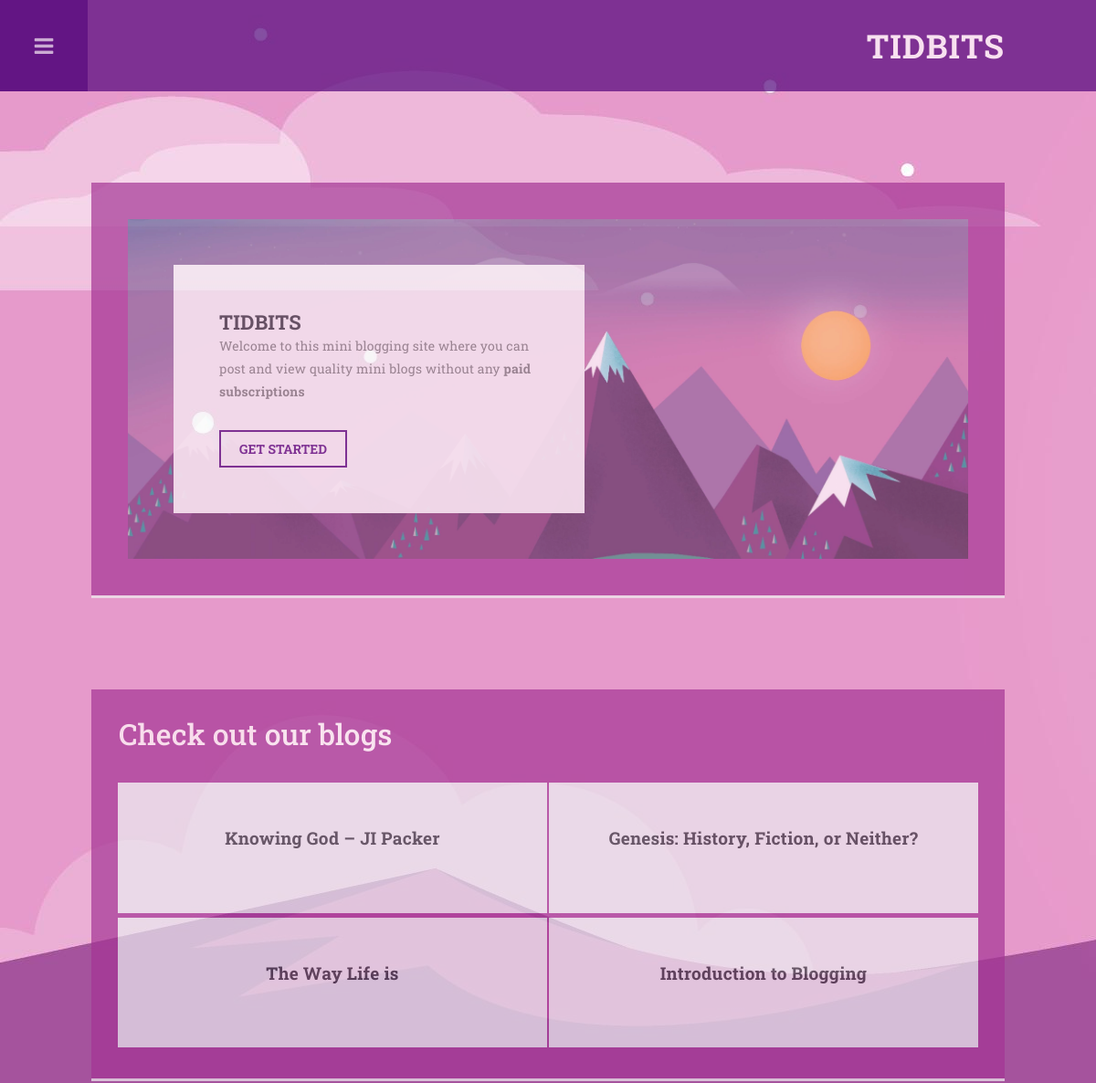
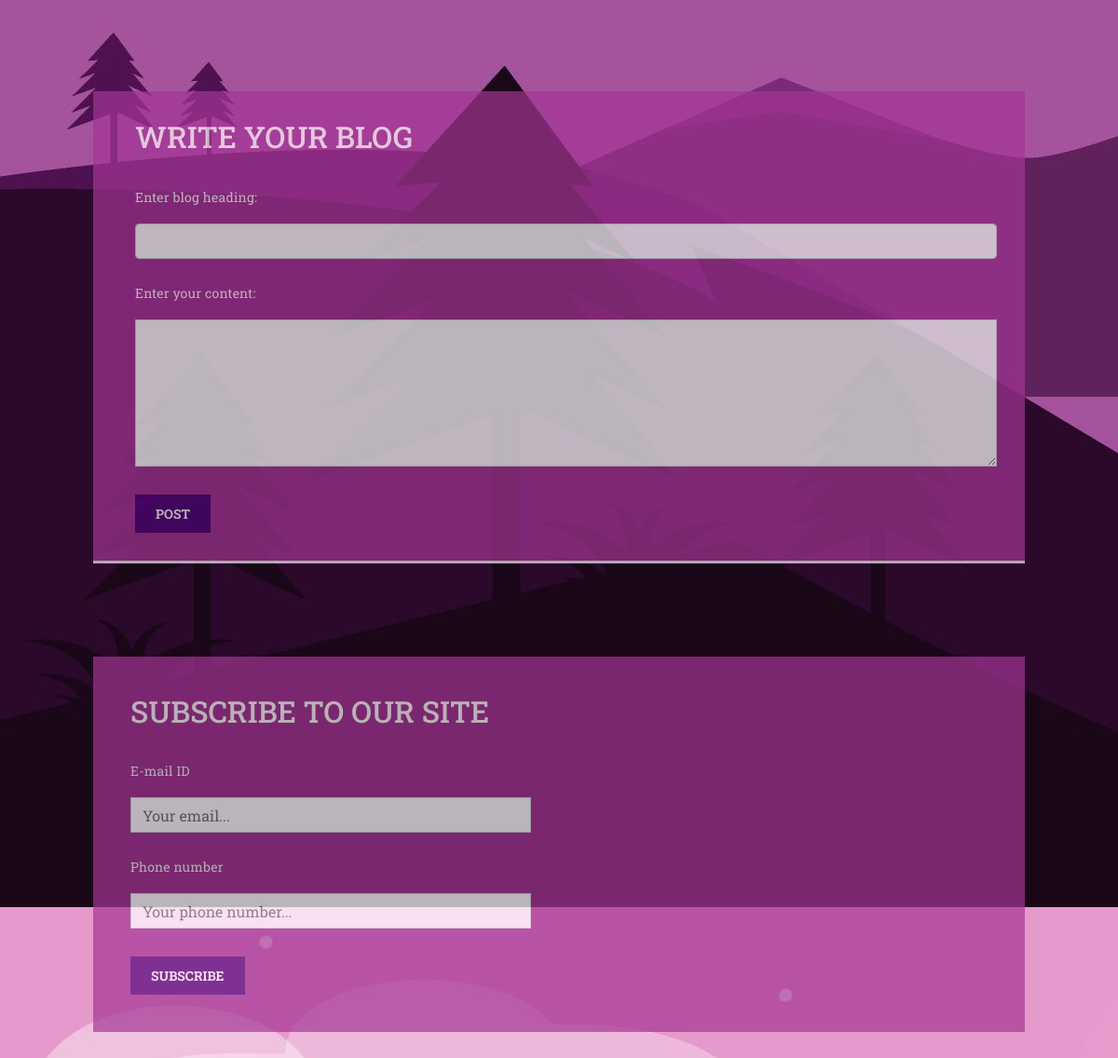
The page / on the database its author committed (2 pictures, top to bottom).
### tables this page shows
CREATE TABLE `content` (
  `id` int NOT NULL AUTO_INCREMENT,
  `user` varchar(255) DEFAULT NULL,
  `email` varchar(255) DEFAULT NULL,
  `blog` longblob,
  `heading` varchar(255) DEFAULT NULL,
  PRIMARY KEY (`id`)
);

### index.php (the view, shortened to what this page needs)
<?php
    include "connection.php";
    $flag = 1;
?>
        <!DOCTYPE html>
        <html lang="en" style="scroll-behavior: smooth">
        <head>
            <link href="vendor/bootstrap/css/bootstrap.min.css" rel="stylesheet">
            <link rel="stylesheet" href="assets/css/fontawesome.css">
            <link rel="stylesheet" href="assets/css/templatemo-style.css">
            <link rel="stylesheet" href="assets/css/owl.css">
        </head>
        <body class="is-preload" style="background-image: url(mountain.jpg);background-attachment: fixed;">
            <div id="wrapper" style="background-attachment: fixed;">
                <div id="main">
                    <div class="inner" style="opacity:0.7">
                        <header id="header">
                            <div class="logo">
                                <a href="index.php">TIDBITS</a>
                            </div>
                        </header>
                        <section class="main-banner" style="background-color:rgb(164, 54, 149);padding:40px;opacity:1;">
                            <div class="container-fluid">
                                <div class="row">
                                    <div class="col-md-12">
                                        <div class="banner-content" style="background-image: url(shaam1.jpg)">
                                            <div class="row">
                                                <div class="col-md-12">
                                                    <div class="banner-caption">
                                                        <h4 style="font-size:22px;">TIDBITS</h4>
                                                        <p>Welcome to this mini blogging site where you can post and view quality mini blogs without any <strong>paid subscriptions</strong></p>
                                                        <div class="primary-button">
                                                            <b><a href="#firstblog">GET STARTED</a></b>
                                                        </div>
                                                    </div>
                                                </div>
                                            </div>
                                        </div>
                                    </div>
                                </div>
                            </div>
                        </section>
                        <section class="services" style="background-color:rgb(164, 54, 149);padding:30px;opacity:1">
                            <h2 style="color:snow">Check out our blogs</h2><br />
                            <div class="container-fluid">
                                <div class="row">
                                    <?php
                                        $db = mysqli_query($conn, "select * from content;");
                                        $a = 0;
                                        while($row = mysqli_fetch_object($db)){
                                        if($a <4){
                                    ?>
                                        <div class="col-md-6" style="padding:1px;">
                                            <a href="/view_blogs.php">
                                                <div class="service-item first-item">
                                                <h4><?php echo $row->heading; ?></h4>
                                               </div>
                                            </a>
                                        </div>
                                    <?php
                                        }
                                        else
                                            break;
                                        $a++;
                                        }
                                    ?>
                                </div>
                            </div>
                        </section>
                        <section class="left-image" style="background-color:rgb(164, 54, 149);padding:30px;opacity:1">
                            <div class="container-fluid">
                                <div class="row">
                                    <div class="col-md-12">
                                        <div class="right-content">
                                            <?php if($flag == 0){
                                            ?>
                                            <form method="get" action="/Blogs/blogaccept.php">
                                            <b><h2 style="color:snow" >WRITE YOUR BLOG</h2></b><br />
                                            <p style="color:snow">Enter blog heading:</p>
                                                <input type="text" id="fname" class="form-control" name="bheading" size="70" required="">
                                            <br>
                                            <p style="color:snow">Enter your content:</p>
                                                <textarea name="blog" rows="6" class="form-control" id="blog" style="border-radius:0px" required=""></textarea>
                                            <div class="primary-button">
                                                <button style="background:#52057b;color:snow;border-color:#52057b">POST</button>
                                            </div>
                                            </form>
                                            <?php }
                                            else if($flag == 1){
                                            ?>
                                            <form >
                                            <b><h2 style="color:snow" >WRITE YOUR BLOG</h2></b><br />
                                            <p style="color:snow">Enter blog heading:</p>
                                                <input type="text" id="fname" class="form-control" name="bheading" size="70">
                                            <br>
                                            <p style="color:snow">Enter your content:</p>
                                                <textarea name="blog" rows="6" class="form-control" id="blog" style="border-radius:0px"></textarea>
                                            <div class="primary-button">
                                                <button style="background:#52057b;color:snow;border-color:#52057b" onclick="func()">POST</button>
                                            </div>
                                            </form>
                                            <?php } ?>
                                        </div>
                                    </div>
                                </div>
                            </div>
                        </section>
                        <section class="right-image" style="background-color:rgb(164, 54, 149);padding:40px;opacity:1">
                            <div class="container-fluid">
                                <div class="row">
                                    <div class="col-md-6">
                                        <div class="left-content">
                                            <h2 style="color:snow">SUBSCRIBE TO OUR SITE</h2><br />
                                            <p style="color:whitesmoke">E-mail ID</p>
                                            <form method="get" action="/Subscribe/sub.php">
                                                <input name="email" type="text" class="form-control" id="email" placeholder="Your email..." required="" data-validate="Enter e-mail" style="border-radius:0px"><br />
                                                <p style="color:whitesmoke">Phone number</p>
                                                <input name="phone" type="text" class="form-control" id="phone" placeholder="Your phone number..." required="" data-validate="Enter phone number" style="border-radius:0px">
                                                <div class="primary-button">
                                                    <button style="background:#52057b;color:snow;border-color:#52057b" href="">SUBSCRIBE</button>
                                                </div>
                                            </form>
                                        </div>
                                    </div>
                                </div>
                            </div>
                        </section>
                    </div>
                </div>
            </div>
        </body>
        </html>

### assets/css/templatemo-style.css (style rules this page uses)
body { font-family: 'Roboto Slab', sans-serif; }
input, select, textarea { outline: none; }
p { font-size: 14px; line-height: 25px; color: #7a7a7a; letter-spacing: 0.2px; }
h4 { font-size: 19px; font-weight: 700; color: #31323a; letter-spacing: 0.25px; }
.primary-button a, button { font-size: 14px; font-weight: 700; text-transform: uppercase; background-color: transparent; display: inline-block; padding: 8px 20px; color: #52057b; border: 2px solid #52057b; transition: all 0.5s; }
section { border-bottom: 3px solid #eee; padding-bottom: 100px; }
#wrapper { display: -moz-flex; display: -webkit-flex; display: -ms-flex; display: flex; -moz-flex-direction: row-reverse; -webkit-flex-direction: row-reverse; -ms-flex-direction: row-reverse; flex-direction: row-reverse; min-height: 100vh; }
#main { -moz-flex-grow: 1; -webkit-flex-grow: 1; -ms-flex-grow: 1; flex-grow: 1; -moz-flex-shrink: 1; -webkit-flex-shrink: 1; -ms-flex-shrink: 1; flex-shrink: 1; width: 100%; }
#main>.inner { padding: 100px; }
.main-banner .container-fluid { padding-left: 0px; padding-right: 0px; }
.main-banner .banner-content { background-image: url(../images/main-banner.jpg); background-size: cover; background-repeat: no-repeat; }
.main-banner .banner-content .banner-caption { max-width: 450px; background-color: rgba(250, 250, 250, 0.95); margin: 50px; padding: 50px; }
.main-banner .banner-content .banner-caption h4 { font-size: 38px; font-weight: 700; color: #31323a; letter-spacing: 0.25px; margin: 0px; }
.main-banner .banner-content .banner-caption p { margin-bottom: 30px; }
.services { margin-top: 100px; }
.services .container-fluid { padding-left: 13px; padding-right: 13px; }
.services .col-md-6 { padding-left: 10px; padding-right: 10px; padding-bottom: 10px; padding-top: 15px; }
.services .service-item { margin-bottom: 3px; background-color: #eaebef; padding: 50px; text-align: center; transition: all 0.5s; }
.services .service-item h4 { margin-bottom: 20px; transition: all 0.5s; }
.left-image { margin-top: 100px; }
.left-image .container-fluid { padding-left: 0px; padding-right: 0px; }
.left-image .right-content { margin-left: 15px; }
.left-image .primary-button { margin-top: 30px; }
section.right-image { border-bottom: none; padding-bottom: 0px; }
.right-image { margin-top: 100px; }
.right-image .container-fluid { padding-left: 0px; padding-right: 0px; }
.right-image .left-content { margin-right: 15px; }
.right-image .primary-button { margin-top: 30px; }
#header { display: -moz-flex; display: -webkit-flex; display: -ms-flex; display: flex; position: relative; background-color: #52057b; margin: -100px -100px 100px -100px; }
#header .logo { text-align: right; display: inline-block; width: 100%; height: 100px; line-height: 100px; }
#header .logo a { font-size: 36px; text-transform: uppercase; letter-spacing: 1px; color: #fff; font-weight: 700; margin-right: 100px; }

### rows shown on the page
content: heading "Knowing God – JI Packer"
content: heading "Genesis: History, Fiction, or Neither?"
content: heading "The Way Life is"
content: heading "Introduction to Blogging"
